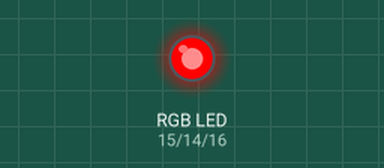
The sketch below on a simulated Arduino Uno, built with avr-gcc and run on an emulated ATmega328P. On the bench: an RGB LED mixed from three pins (HIGH = lit). Dim RGB values are drawn brighter than linear.

Above: at 0.05 s.
At 0.3 s:
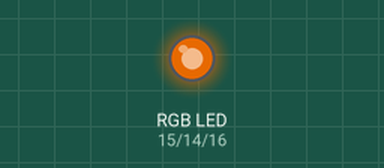
At 0.55 s:
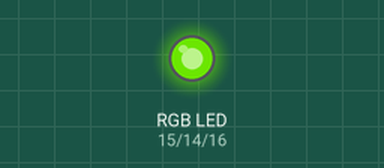
At 1.1 s:
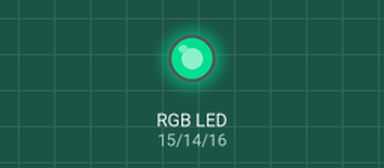
At 1.6 s:
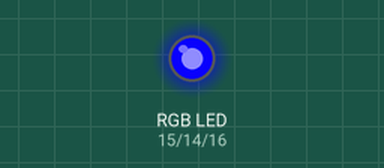
At 2.15 s:
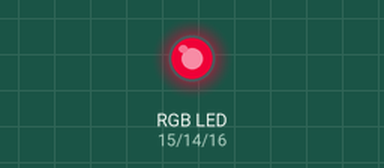
Timing chart, 0 to 5.2 s (numbered marks = the images above):
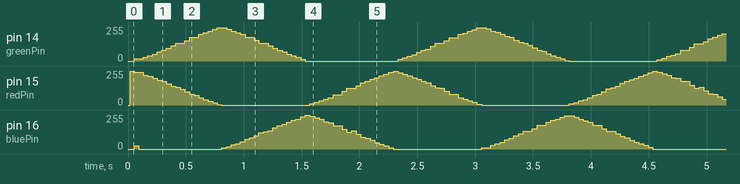

The sketch:

bamTestSketch.ino
```cpp
const int greenPin = 14;
const int redPin = 15;
const int bluePin = 16;

struct Color{
  byte r, g, b;
};

Color ledColor;

byte timer = 0;

Color colors[360];
int colorAngle = 0;

const uint8_t lights[360]={
  0,   0,   0,   0,   0,   1,   1,   2,
  2,   3,   4,   5,   6,   7,   8,   9,
 11,  12,  13,  15,  17,  18,  20,  22,
 24,  26,  28,  30,  32,  35,  37,  39,
 42,  44,  47,  49,  52,  55,  58,  60,
 63,  66,  69,  72,  75,  78,  81,  85,
 88,  91,  94,  97, 101, 104, 107, 111,
114, 117, 121, 124, 127, 131, 134, 137,
141, 144, 147, 150, 154, 157, 160, 163,
167, 170, 173, 176, 179, 182, 185, 188,
191, 194, 197, 200, 202, 205, 208, 210,
213, 215, 217, 220, 222, 224, 226, 229,
231, 232, 234, 236, 238, 239, 241, 242,
244, 245, 246, 248, 249, 250, 251, 251,
252, 253, 253, 254, 254, 255, 255, 255,
255, 255, 255, 255, 254, 254, 253, 253,
252, 251, 251, 250, 249, 248, 246, 245,
244, 242, 241, 239, 238, 236, 234, 232,
231, 229, 226, 224, 222, 220, 217, 215,
213, 210, 208, 205, 202, 200, 197, 194,
191, 188, 185, 182, 179, 176, 173, 170,
167, 163, 160, 157, 154, 150, 147, 144,
141, 137, 134, 131, 127, 124, 121, 117,
114, 111, 107, 104, 101,  97,  94,  91,
 88,  85,  81,  78,  75,  72,  69,  66,
 63,  60,  58,  55,  52,  49,  47,  44,
 42,  39,  37,  35,  32,  30,  28,  26,
 24,  22,  20,  18,  17,  15,  13,  12,
 11,   9,   8,   7,   6,   5,   4,   3,
  2,   2,   1,   1,   0,   0,   0,   0,
  0,   0,   0,   0,   0,   0,   0,   0,
  0,   0,   0,   0,   0,   0,   0,   0,
  0,   0,   0,   0,   0,   0,   0,   0,
  0,   0,   0,   0,   0,   0,   0,   0,
  0,   0,   0,   0,   0,   0,   0,   0,
  0,   0,   0,   0,   0,   0,   0,   0,
  0,   0,   0,   0,   0,   0,   0,   0,
  0,   0,   0,   0,   0,   0,   0,   0,
  0,   0,   0,   0,   0,   0,   0,   0,
  0,   0,   0,   0,   0,   0,   0,   0,
  0,   0,   0,   0,   0,   0,   0,   0,
  0,   0,   0,   0,   0,   0,   0,   0,
  0,   0,   0,   0,   0,   0,   0,   0,
  0,   0,   0,   0,   0,   0,   0,   0,
  0,   0,   0,   0,   0,   0,   0,   0};

const uint8_t HSVlights[61] =
{0, 4, 8, 13, 17, 21, 25, 30, 34, 38, 42, 47, 51, 55, 59, 64, 68, 72, 76,
81, 85, 89, 93, 98, 102, 106, 110, 115, 119, 123, 127, 132, 136, 140, 144,
149, 153, 157, 161, 166, 170, 174, 178, 183, 187, 191, 195, 200, 204, 208,
212, 217, 221, 225, 229, 234, 238, 242, 246, 251, 255};

const uint8_t HSVpower[121] =
{0, 2, 4, 6, 8, 11, 13, 15, 17, 19, 21, 23, 25, 28, 30, 32, 34, 36, 38, 40,
42, 45, 47, 49, 51, 53, 55, 57, 59, 62, 64, 66, 68, 70, 72, 74, 76, 79, 81,
83, 85, 87, 89, 91, 93, 96, 98, 100, 102, 104, 106, 108, 110, 113, 115, 117,
119, 121, 123, 125, 127, 130, 132, 134, 136, 138, 140, 142, 144, 147, 149,
151, 153, 155, 157, 159, 161, 164, 166, 168, 170, 172, 174, 176, 178, 181,
183, 185, 187, 189, 191, 193, 195, 198, 200, 202, 204, 206, 208, 210, 212,
215, 217, 219, 221, 223, 225, 227, 229, 232, 234, 236, 238, 240, 242, 244,
246, 249, 251, 253, 255};

void setup() {
  pinMode(redPin, OUTPUT);
  pinMode(greenPin, OUTPUT);
  pinMode(bluePin, OUTPUT);

  digitalWrite(redPin, LOW);
  digitalWrite(greenPin, LOW);
  digitalWrite(bluePin, LOW);

  ledColor.r = 0x00;
  ledColor.g = 0x55;
  ledColor.b = 0xAA;

  /*for(int i = 0; i < 60; i++){
    colors[i].r = 255;
    colors[i].g = HSVlights[i];
    colors[i].b = 0;
  }
  for(int i = 60; i < 120; i++){
    colors[i].r = HSVlights[120-i];
    colors[i].g = 255;
    colors[i].b = 0;
  }
  for(int i = 120; i < 180; i++){
    colors[i].r = 0;
    colors[i].g = 255;
    colors[i].b = HSVlights[i-120];
  }
  for(int i = 180; i < 240; i++){
    colors[i].r = 0;
    colors[i].g = HSVlights[240-i];
    colors[i].b = 255;
  }
  for(int i = 240; i < 300; i++){
    colors[i].r = HSVlights[i-240];
    colors[i].g = 0;
    colors[i].b = 255;
  }
  for(int i = 300; i < 360; i++){
    colors[i].r = 255;
    colors[i].g = 0;
    colors[i].b = HSVlights[360-i];
  }*/

  /*for(int i = 0; i < 120; i++){
    colors[i].r = HSVpower[120-i];
    colors[i].g = HSVpower[i];
    colors[i].b = 0;
  }
  for(int i = 120; i < 240; i++){
    colors[i].r = 0;
    colors[i].g = HSVpower[240-i];
    colors[i].b = HSVpower[i-120];
  }
  for(int i = 240; i < 360; i++){
    colors[i].r = HSVpower[i-240];
    colors[i].g = 0;
    colors[i].b = HSVpower[360-i];
  }*/

  for(int i = 0; i < 360; i++){
    colors[i].r = lights[(i+120)%360];
    colors[i].g = lights[i];
    colors[i].b = lights[(i+240)%360];
  }
}

void loop() {
  for(int i = 0; i < 8; i++){
    digitalWrite(redPin, (ledColor.r>>i)&1);
    digitalWrite(greenPin, (ledColor.g>>i)&1);
    digitalWrite(bluePin, (ledColor.b>>i)&1);
    delayMicroseconds(1<<i);
  }
  /*for(int i = 7; i >= 0; i--){
    digitalWrite(redPin, (ledColor.r>>i)&1);
    digitalWrite(greenPin, (ledColor.g>>i)&1);
    digitalWrite(bluePin, (ledColor.b>>i)&1);
    delayMicroseconds(1<<i);
  }*/
  if((timer+=16) == 0){
    ledColor = colors[colorAngle++];
    if(colorAngle >= 360){
      colorAngle = 0;
    }
  }
}
```
